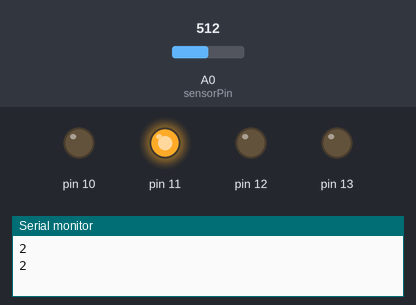
Simulated run of this sketch. Board: Arduino Uno, built with avr-gcc and run on an emulated ATmega328P. On the bench: output pins drawn as LEDs (lit = HIGH), the last lines printed to the serial monitor. The test bench sets the inputs (shaded band); at power-on: A0 (sensorPin) = 512.

Above: at 1.8 s.
1.9 s: A0 (sensorPin) set to 550
At 2.4 s:
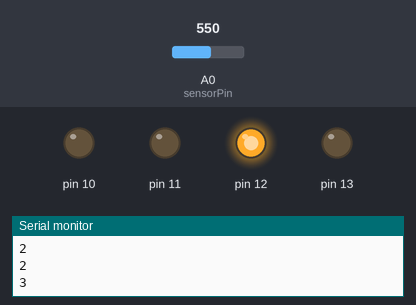
3.5 s: A0 (sensorPin) set to 781
5.2 s: A0 (sensorPin) set to 817
At 6.7 s:
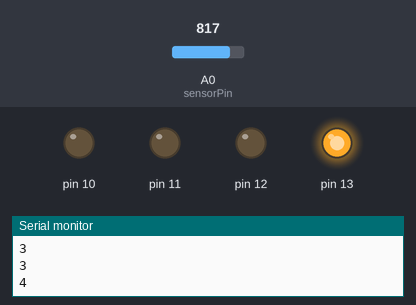
7.5 s: A0 (sensorPin) set to 122
At 9.2 s:
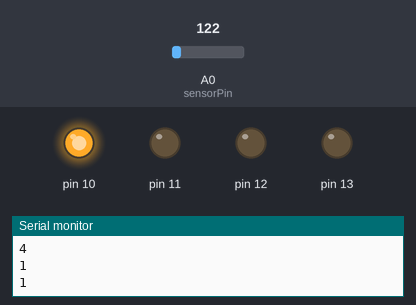
9.5 s: A0 (sensorPin) set to 85
11.2 s: A0 (sensorPin) set to 77
At 12.5 s:
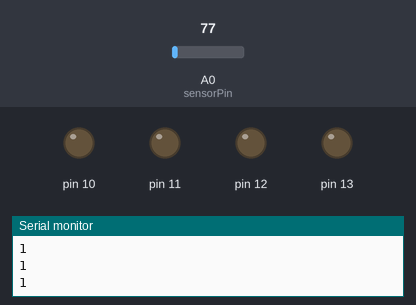
Timing chart, 0 to 14.2 s (numbered marks = the images above; inputs shaded):
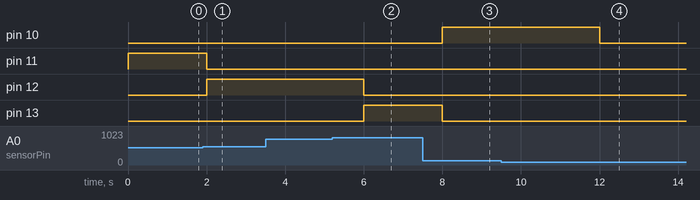

The sketch:

AnalogInput.ino
```cpp
int sensorPin = A0;
double sensorValue = 0;
int key = 0; // key 변수 선언

void setup() {
  Serial.begin(9600);
  pinMode(13, OUTPUT);  // LED 1을 출력으로 설정
  pinMode(12, OUTPUT);  // LED 2을 출력으로 설정
  pinMode(11, OUTPUT);  // LED 3을 출력으로 설정
  pinMode(10, OUTPUT);  // LED 4을 출력으로 설정
}

void loop() {
  sensorValue = analogRead(sensorPin);
  sensorValue = sensorValue / (1024.0 / 5.0);
  key = get_key(sensorValue);

  switch (key) {
    case 10:
      digitalWrite(13, LOW); // LED 1 켜기
      digitalWrite(12, LOW);
      digitalWrite(11, LOW);
      digitalWrite(10, HIGH);
      Serial.println("1");
      break;
    case 11:
      digitalWrite(13, LOW);
      digitalWrite(12, LOW); // LED 2 켜기
      digitalWrite(11, HIGH);
      digitalWrite(10, LOW);
      Serial.println("2");
      break;
    case 12:
      digitalWrite(13, LOW);
      digitalWrite(12, HIGH);
      digitalWrite(11, LOW); // LED 3 켜기
      digitalWrite(10, LOW);
      Serial.println("3");
      break;
    case 13:
      digitalWrite(13, HIGH);
      digitalWrite(12, LOW);
      digitalWrite(11, LOW);
      digitalWrite(10, LOW); // LED 4 켜기
      Serial.println("4");
      break;
    default:
      digitalWrite(13, LOW);
      digitalWrite(12, LOW);
      digitalWrite(11, LOW);
      digitalWrite(10, LOW);
      break;
  }
  delay(1000); // LED 상태를 표시하고 1초 대기
}

int get_key(double input)
{
  if(input < 0.4) return 0;
  if(input < 1.4) return 10;
  if(input < 2.6) return 11;
  if(input < 3.9) return 12;
  if(input < 5.2) return 13;

  return 0; // 기본값 반환
}
```

Measured:
- the behaviour switches between 532 and 533 on A0 (sensorPin) (found by bisection; images 0 and 1)
- the behaviour switches between 798 and 799 on A0 (sensorPin) (found by bisection; images 1 and 2)
- the behaviour switches between 82 and 81 on A0 (sensorPin) (found by bisection; images 3 and 4)
- after the input at 1.9 s, pin 11: HIGH → LOW after 0.10 s; pin 12: LOW → HIGH after 0.10 s
- after the input at 5.2 s, pin 12: HIGH → LOW after 0.80 s; pin 13: LOW → HIGH after 0.80 s
- after the input at 7.5 s, pin 10: LOW → HIGH after 0.50 s; pin 13: HIGH → LOW after 0.50 s
- after the input at 11.2 s, pin 10: HIGH → LOW after 0.80 s
